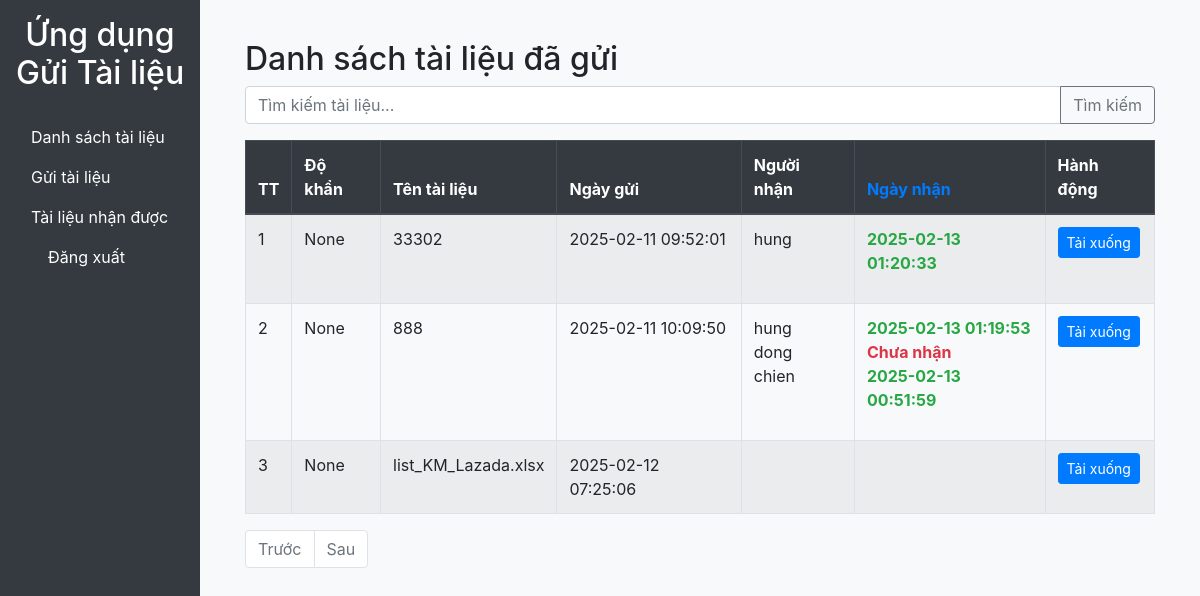
/ (signed in), run on an earlier commit of the app's database.
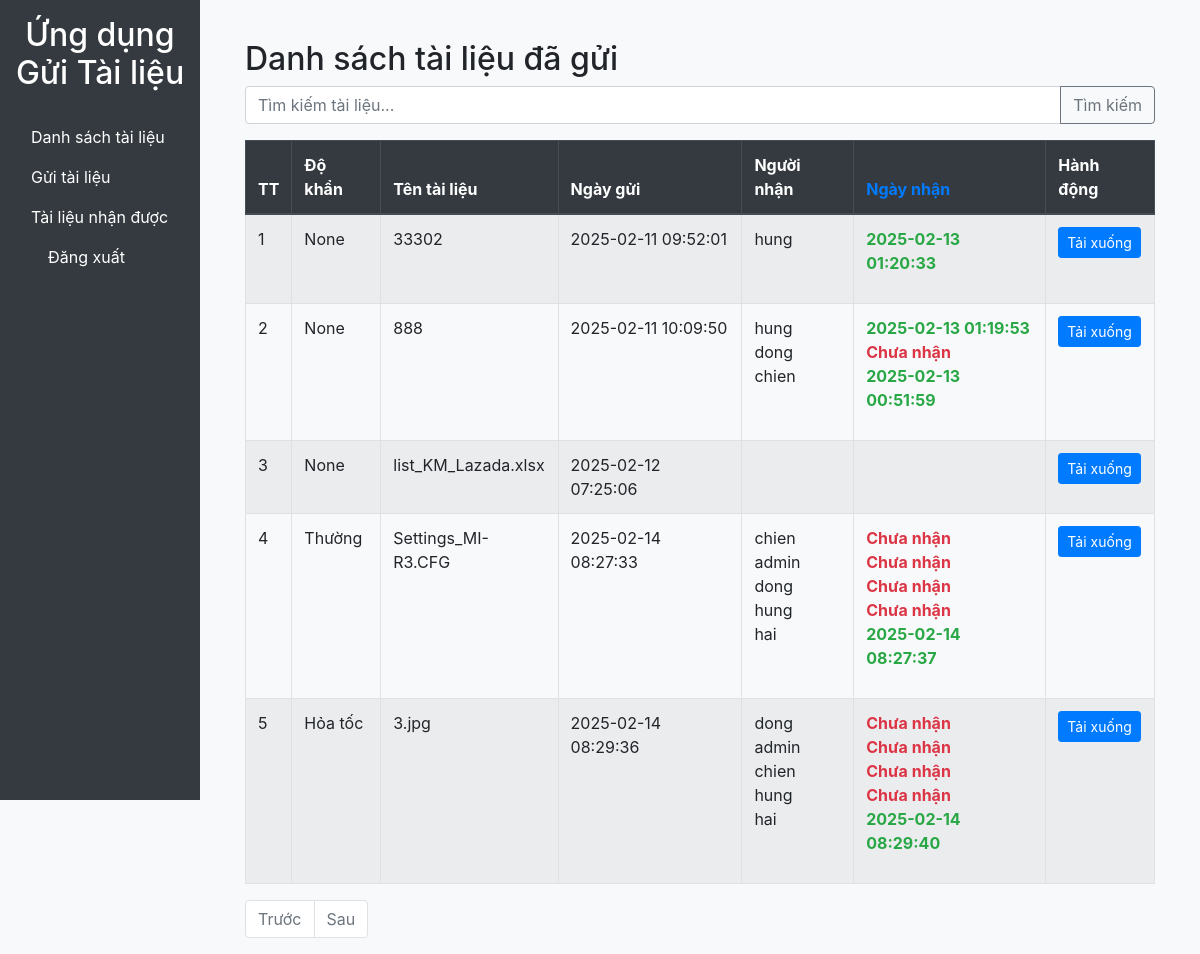
And on a later commit of the database.
### app/models.py (models this page shows, shortened)
class File(db.Model):
    id = db.Column(db.Integer, primary_key=True)
    name = db.Column(db.String(255), index=True)
    file_path = db.Column(db.String(255))
    uploaded_at = db.Column(db.DateTime, default=datetime.utcnow, index=True)
    urgency = db.Column(db.String(20), index=True)
    uploaded_by_id = db.Column(db.Integer, db.ForeignKey('user.id'))
    uploaded_by = db.relationship('User', backref='uploaded_files')

class User(UserMixin, db.Model):
    id = db.Column(db.Integer, primary_key=True)
    username = db.Column(db.String(64), index=True, unique=True)
    password_hash = db.Column(db.String(128))
    is_admin = db.Column(db.Boolean, default=False)
    groups = db.relationship('Group', secondary=user_groups, back_populates='users')

class FileRecipient(db.Model):
    id = db.Column(db.Integer, primary_key=True)
    file_id = db.Column(db.Integer, db.ForeignKey('file.id'), index=True)
    recipient_id = db.Column(db.Integer, db.ForeignKey('user.id'), index=True)
    is_read = db.Column(db.Boolean, default=False, index=True)
    read_at = db.Column(db.DateTime, nullable=True)
    file = db.relationship('File', backref='recipients')
    recipient = db.relationship('User', backref='received_files')

### app/routes.py (the view)
@bp.route('/')
@login_required
def file_list():
    search_query = request.args.get('search', '')
    page = request.args.get('page', 1, type=int)
    per_page = 10
    files_query = File.query.filter(File.uploaded_by == current_user)
    if search_query:
        files_query = files_query.filter(File.name.ilike(f'%{search_query}%'))
    files = files_query.paginate(page, per_page, False)
    file_data = []
    for file in files.items:
        recipients = FileRecipient.query.filter_by(file_id=file.id).all()
        recipient_list = [{'username': recipient.recipient.username, 'read_at': recipient.read_at} for recipient in
                          recipients]
        file_data.append({
            'id': file.id,
            'urgency': file.urgency,
            'name': file.name,
            'uploaded_at': file.uploaded_at,
            'recipients': recipient_list
        })
    next_url = url_for('routes.file_list', page=files.next_num, search=search_query) if files.has_next else None
    prev_url = url_for('routes.file_list', page=files.prev_num, search=search_query) if files.has_prev else None
    return render_template('file_list.html', files=file_data, search_query=search_query, next_url=next_url,
                           prev_url=prev_url)

### app/models.py (called while the page is built)
@login.user_loader
def load_user(id):
    return User.query.get(int(id))

### app/templates/file_list.html
{% extends 'base.html' %}
{% block content %}
<div class="container mt-4">
    <h2>Danh sách tài liệu đã gửi</h2>
    <form method="get" action="{{ url_for('routes.file_list') }}">
        <div class="input-group mb-3">
            <input type="text" name="search" class="form-control" placeholder="Tìm kiếm tài liệu..." value="{{ search_query }}">
            <div class="input-group-append">
                <button class="btn btn-outline-secondary" type="submit">Tìm kiếm</button>
            </div>
        </div>
    </form>
    <table class="table table-bordered table-striped table-hover">
        <thead class="thead-dark">
            <tr>
                <th>TT</th>
                <th>Độ khẩn</th>
                <th>Tên tài liệu</th>
                <th>Ngày gửi</th>
                <th>Người nhận</th>
                <th class="text-primary">Ngày nhận</th>
                <th>Hành động</th>
            </tr>
        </thead>
        <tbody>
            {% for file in files %}
            <tr>
                <td>{{ loop.index + (request.args.get('page', 1, type=int) - 1) * 10 }}</td>
                <td>{{ file.urgency }}</td>
                <td>{{ file.name }}</td>
                <td>{{ file.uploaded_at.strftime('%Y-%m-%d %H:%M:%S') }}</td>
                <td>
                    <ul class="list-unstyled">
                        {% for recipient in file.recipients %}
                        <li>{{ recipient.username }}</li>
                        {% endfor %}
                    </ul>
                </td>
                <td>
                    <ul class="list-unstyled">
                        {% for recipient in file.recipients %}
                        <li class="{{ 'text-danger font-weight-bold' if not recipient.read_at else 'text-success font-weight-bold' }}">
                            {{ recipient.read_at.strftime('%Y-%m-%d %H:%M:%S') if recipient.read_at else 'Chưa nhận' }}
                        </li>
                        {% endfor %}
                    </ul>
                </td>
                <td>
                    <a href="{{ url_for('routes.download_file', file_id=file.id) }}" class="btn btn-primary btn-sm">Tải xuống</a>
                </td>
            </tr>
            {% endfor %}
        </tbody>
    </table>
    <nav>
        <ul class="pagination">
            {% if prev_url %}
            <li class="page-item">
                <a class="page-link" href="{{ prev_url }}">Trước</a>
            </li>
            {% else %}
            <li class="page-item disabled">
                <a class="page-link" href="#">Trước</a>
            </li>
            {% endif %}
            {% if next_url %}
            <li class="page-item">
                <a class="page-link" href="{{ next_url }}">Sau</a>
            </li>
            {% else %}
            <li class="page-item disabled">
                <a class="page-link" href="#">Sau</a>
            </li>
            {% endif %}
        </ul>
    </nav>
</div>
{% endblock %}

What changed in the data, as far as the page shows it:
added File: urgency "Thường", name "Settings_MI-R3.CFG", uploaded_at "2025-02-14 08:27:33", User (username "chien", read_at "Chưa nhận"), User (username "dong", read_at "Chưa nhận"), User (username "hung", read_at "Chưa nhận")
now on this page (row unchanged): User: username "admin", read_at "Chưa nhận"
now on this page (row unchanged): User: username "hai", read_at "2025-02-14 08:27:37", read_at "2025-02-14 08:29:40"
added File: urgency "Hỏa tốc", name "3.jpg", uploaded_at "2025-02-14 08:29:36", User (username "dong", read_at "Chưa nhận"), User (username "chien", read_at "Chưa nhận"), User (username "hung", read_at "Chưa nhận")
